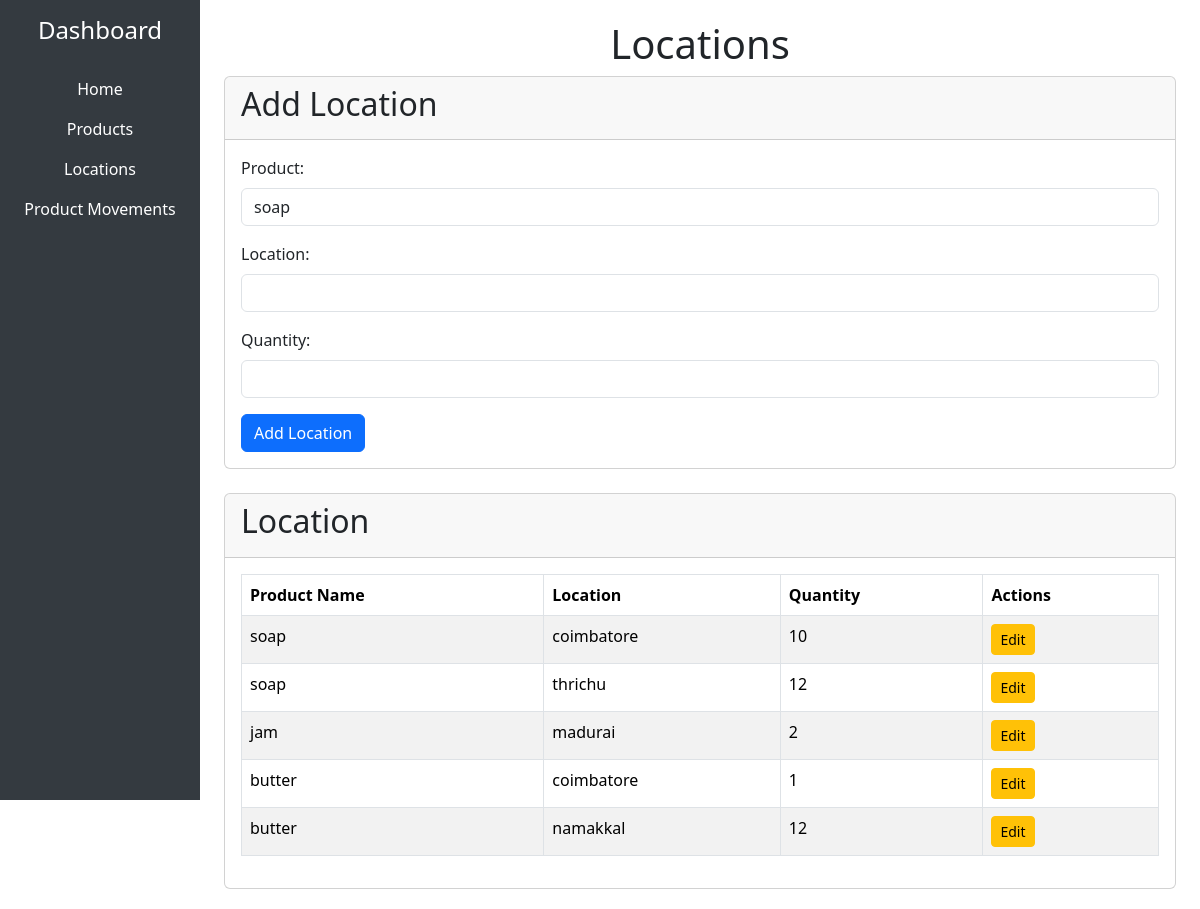
The app's page /location with its own data.
### tables this page shows
CREATE TABLE stock (
            stock_id INTEGER PRIMARY KEY AUTOINCREMENT,
            product_id INTEGER,
            location TEXT NOT NULL,
            quantity INTEGER NOT NULL,
            FOREIGN KEY(product_id) REFERENCES products(product_id)
        );

CREATE TABLE products (
            product_id INTEGER PRIMARY KEY AUTOINCREMENT,
            product_name TEXT NOT NULL,
            quantity INTEGER NOT NULL,
            price REAL NOT NULL
        );

### app.py (the view)
@app.route('/location')
def location():
    stocks = get_stock()
    conn = sqlite3.connect(r"C:\\Users\\Saran\\Desktop\\IMA\\database.db")
    cursor = conn.cursor()
    cursor.execute('SELECT * FROM products')
    products = cursor.fetchall()
    conn.close()
    return render_template('location.html', stocks=stocks, products=products)

### models.py (called while the page is built)
def get_stock():
    conn = sqlite3.connect(DB_path)
    cursor = conn.cursor()
    cursor.execute('''
        SELECT stock.stock_id, products.product_name, stock.location, stock.quantity, stock.product_id
        FROM stock
        JOIN products ON stock.product_id = products.product_id
    ''')
    stock = cursor.fetchall()
    conn.close()
    return stock

### templates/location.html
{% extends 'base.html' %}
{% block content %}
    <h1 class="text-center">Locations</h1>
    <div class="card mb-4">
        <div class="card-header">
            <h2>Add Location</h2>
        </div>
        <div class="card-body">
            <form action="{{ url_for('add_stock_route') }}" method="POST">
                <div class="mb-3">
                    <label for="product_id" class="form-label">Product:</label>
                    <select id="product_id" name="product_id" class="form-control" required>
                        {% for product in products %}
                        <option value="{{ product[0] }}">{{ product[1] }}</option>
                        {% endfor %}
                    </select>
                </div>
                <div class="mb-3">
                    <label for="location" class="form-label">Location:</label>
                    <input type="text" id="location" name="location" class="form-control" required>
                </div>
                <div class="mb-3">
                    <label for="quantity" class="form-label">Quantity:</label>
                    <input type="number" id="quantity" name="quantity" class="form-control" required>
                </div>
                <button type="submit" class="btn btn-primary">Add Location</button>
            </form>
        </div>
    </div>
    <div class="card">
        <div class="card-header">
            <h2>Location</h2>
        </div>
        <div class="card-body">
            <table class="table table-bordered table-striped">
                <thead>
                    <tr>
                        <th>Product Name</th>
                        <th>Location</th>
                        <th>Quantity</th>
                        <th>Actions</th>
                    </tr>
                </thead>
                <tbody>
                    {% for stock in stocks %}
                    <tr>
                        <td>{{ stock[1] }}</td>
                        <td>{{ stock[2] }}</td>
                        <td>{{ stock[3] }}</td>
                        <td>
                            <a href="{{ url_for('edit_location', stock_id=stock[0]) }}" class="btn btn-warning btn-sm">Edit</a>
                        </td>
                    </tr>
                    {% endfor %}
                </tbody>
            </table>
        </div>
    </div>
{% endblock %}

### records on screen
stock: product_name "soap", location "coimbatore", quantity "10"
stock: product_name "soap", location "thrichu", quantity "12"
stock: product_name "jam", location "madurai", quantity "2"
stock: product_name "butter", location "coimbatore", quantity "1"
stock: product_name "butter", location "namakkal", quantity "12"

### other values on screen
form field product_id "soap"
